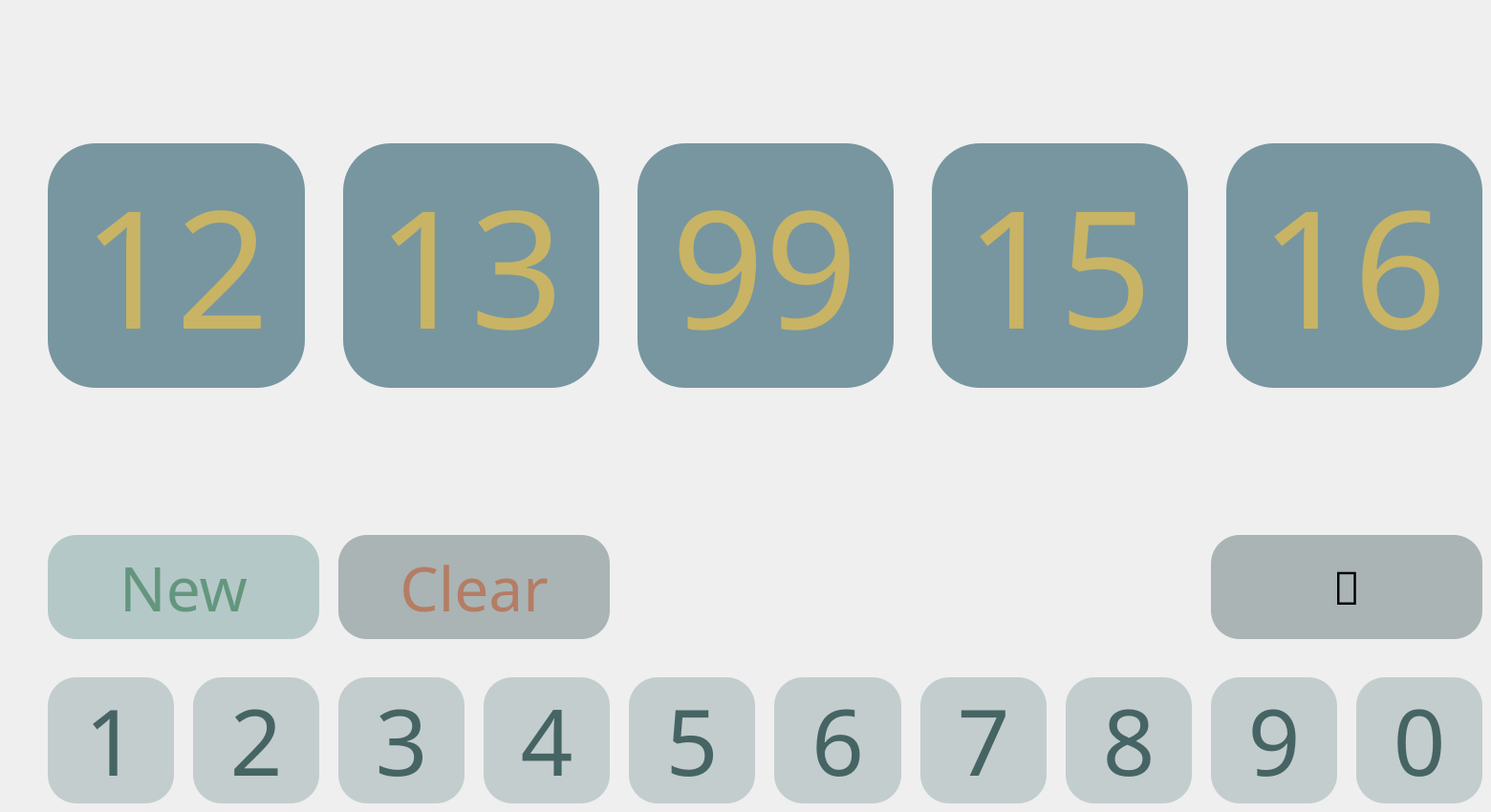
      <widget class="QWidget" name="numb1">
       <widget class="QWidget" name="horizontalLayoutWidget_3">
        <property name="geometry">
         <rect>
          <x>50</x>
          <y>150</y>
          <width>1501</width>
          <height>256</height>
         </rect>
        </property>
        <layout class="QHBoxLayout" name="numb1_quiz">
         <property name="spacing">
          <number>40</number>
         </property>
         <item>
          <widget class="QLineEdit" name="numb1_0">
           <property name="sizePolicy">
            <sizepolicy hsizetype="Expanding" vsizetype="Expanding">
             <horstretch>0</horstretch>
             <verstretch>0</verstretch>
            </sizepolicy>
           </property>
           <property name="font">
            <font>
             <family>Forte</family>
             <pointsize>128</pointsize>
            </font>
           </property>
           <property name="styleSheet">
            <string notr="true">border:none;
background-color:rgb(120, 150, 160);
border-radius:50px;
color: rgb(200, 180, 100);</string>
           </property>
           <property name="text">
            <string>12</string>
           </property>
           <property name="alignment">
            <set>Qt::AlignCenter</set>
           </property>
           <property name="readOnly">
            <bool>true</bool>
           </property>
          </widget>
         </item>
         <item>
          <widget class="QLineEdit" name="numb1_1">
           <property name="sizePolicy">
            <sizepolicy hsizetype="Expanding" vsizetype="Expanding">
             <horstretch>0</horstretch>
             <verstretch>0</verstretch>
            </sizepolicy>
           </property>
           <property name="font">
            <font>
             <family>Forte</family>
             <pointsize>128</pointsize>
            </font>
           </property>
           <property name="styleSheet">
            <string notr="true">border:none;
background-color:rgb(120, 150, 160);
border-radius:50px;
color: rgb(200, 180, 100);</string>
           </property>
           <property name="text">
            <string>13</string>
           </property>
           <property name="alignment">
            <set>Qt::AlignCenter</set>
           </property>
           <property name="readOnly">
            <bool>true</bool>
           </property>
          </widget>
         </item>
         <item>
          <widget class="QLineEdit" name="numb1_2">
           <property name="sizePolicy">
            <sizepolicy hsizetype="Expanding" vsizetype="Expanding">
             <horstretch>0</horstretch>
             <verstretch>0</verstretch>
            </sizepolicy>
           </property>
           <property name="font">
            <font>
             <family>Forte</family>
             <pointsize>128</pointsize>
            </font>
           </property>
           <property name="styleSheet">
            <string notr="true">border:none;
background-color:rgb(120, 150, 160);
border-radius:50px;
color: rgb(200, 180, 100);</string>
           </property>
           <property name="text">
            <string>99</string>
           </property>
           <property name="alignment">
            <set>Qt::AlignCenter</set>
           </property>
           <property name="readOnly">
            <bool>true</bool>
           </property>
          </widget>
         </item>
         <item>
          <widget class="QLineEdit" name="numb1_3">
           <property name="sizePolicy">
            <sizepolicy hsizetype="Expanding" vsizetype="Expanding">
             <horstretch>0</horstretch>
             <verstretch>0</verstretch>
            </sizepolicy>
           </property>
           <property name="font">
            <font>
             <family>Forte</family>
             <pointsize>128</pointsize>
            </font>
           </property>
           <property name="styleSheet">
            <string notr="true">border:none;
background-color:rgb(120, 150, 160);
border-radius:50px;
color: rgb(200, 180, 100);</string>
           </property>
           <property name="text">
            <string>15</string>
           </property>
           <property name="alignment">
            <set>Qt::AlignCenter</set>
           </property>
           <property name="readOnly">
            <bool>true</bool>
           </property>
          </widget>
         </item>
         <item>
          <widget class="QLineEdit" name="numb1_4">
           <property name="sizePolicy">
            <sizepolicy hsizetype="Expanding" vsizetype="Expanding">
             <horstretch>0</horstretch>
             <verstretch>0</verstretch>
            </sizepolicy>
           </property>
           <property name="font">
            <font>
             <family>Forte</family>
             <pointsize>128</pointsize>
            </font>
           </property>
           <property name="styleSheet">
            <string notr="true">border:none;
background-color:rgb(120, 150, 160);
border-radius:50px;
color: rgb(200, 180, 100);</string>
           </property>
           <property name="text">
            <string>16</string>
           </property>
           <property name="alignment">
            <set>Qt::AlignCenter</set>
           </property>
           <property name="readOnly">
            <bool>true</bool>
           </property>
          </widget>
         </item>
        </layout>
       </widget>
       <widget class="QWidget" name="gridLayoutWidget">
        <property name="geometry">
         <rect>
          <x>50</x>
          <y>560</y>
          <width>1501</width>
          <height>281</height>
         </rect>
        </property>
        <layout class="QGridLayout" name="numb1_keys">
         <property name="horizontalSpacing">
          <number>20</number>
         </property>
         <property name="verticalSpacing">
          <number>40</number>
         </property>
         <item row="1" column="2">
          <widget class="QPushButton" name="n1_3_btn">
           <property name="sizePolicy">
            <sizepolicy hsizetype="Expanding" vsizetype="Expanding">
             <horstretch>0</horstretch>
             <verstretch>0</verstretch>
            </sizepolicy>
           </property>
           <property name="font">
            <font>
             <family>HS봄바람체 3.0 Regular</family>
             <pointsize>72</pointsize>
            </font>
           </property>
           <property name="styleSheet">
            <string notr="true">background-color: rgb(195, 205, 205);
border:none;
border-radius:30px;
color:rgb(70, 100, 100);</string>
           </property>
           <property name="text">
            <string>3</string>
           </property>
          </widget>
         </item>
         <item row="1" column="6">
          <widget class="QPushButton" name="n1_7_btn">
           <property name="sizePolicy">
            <sizepolicy hsizetype="Expanding" vsizetype="Expanding">
             <horstretch>0</horstretch>
             <verstretch>0</verstretch>
            </sizepolicy>
           </property>
           <property name="font">
            <font>
             <family>HS봄바람체 3.0 Regular</family>
             <pointsize>72</pointsize>
            </font>
           </property>
           <property name="styleSheet">
            <string notr="true">background-color: rgb(195, 205, 205);
border:none;
border-radius:30px;
color:rgb(70, 100, 100);</string>
           </property>
           <property name="text">
            <string>7</string>
           </property>
          </widget>
         </item>
         <item row="1" column="3">
          <widget class="QPushButton" name="n1_4_btn">
           <property name="sizePolicy">
            <sizepolicy hsizetype="Expanding" vsizetype="Expanding">
             <horstretch>0</horstretch>
             <verstretch>0</verstretch>
            </sizepolicy>
           </property>
           <property name="font">
            <font>
             <family>HS봄바람체 3.0 Regular</family>
             <pointsize>72</pointsize>
            </font>
           </property>
           <property name="styleSheet">
            <string notr="true">background-color: rgb(195, 205, 205);
border:none;
border-radius:30px;
color:rgb(70, 100, 100);</string>
           </property>
           <property name="text">
            <string>4</string>
           </property>
          </widget>
         </item>
         <item row="1" column="0">
          <widget class="QPushButton" name="n1_1_btn">
           <property name="sizePolicy">
            <sizepolicy hsizetype="Expanding" vsizetype="Expanding">
             <horstretch>0</horstretch>
             <verstretch>0</verstretch>
            </sizepolicy>
           </property>
           <property name="font">
            <font>
             <family>HS봄바람체 3.0 Regular</family>
             <pointsize>72</pointsize>
            </font>
           </property>
           <property name="styleSheet">
            <string notr="true">background-color: rgb(195, 205, 205);
border:none;
border-radius:30px;
color:rgb(70, 100, 100);</string>
           </property>
           <property name="text">
            <string>1</string>
           </property>
          </widget>
         </item>
         <item row="1" column="5">
          <widget class="QPushButton" name="n1_6_btn">
           <property name="sizePolicy">
            <sizepolicy hsizetype="Expanding" vsizetype="Expanding">
             <horstretch>0</horstretch>
             <verstretch>0</verstretch>
            </sizepolicy>
           </property>
           <property name="font">
            <font>
             <family>HS봄바람체 3.0 Regular</family>
             <pointsize>72</pointsize>
            </font>
           </property>
           <property name="styleSheet">
            <string notr="true">background-color: rgb(195, 205, 205);
border:none;
border-radius:30px;
color:rgb(70, 100, 100);</string>
           </property>
           <property name="text">
            <string>6</string>
           </property>
          </widget>
         </item>
         <item row="1" column="8">
          <widget class="QPushButton" name="n1_9_btn">
           <property name="sizePolicy">
            <sizepolicy hsizetype="Expanding" vsizetype="Expanding">
             <horstretch>0</horstretch>
             <verstretch>0</verstretch>
            </sizepolicy>
           </property>
           <property name="font">
            <font>
             <family>HS봄바람체 3.0 Regular</family>
             <pointsize>72</pointsize>
            </font>
           </property>
           <property name="styleSheet">
            <string notr="true">background-color: rgb(195, 205, 205);
border:none;
border-radius:30px;
color:rgb(70, 100, 100);</string>
           </property>
           <property name="text">
            <string>9</string>
           </property>
          </widget>
         </item>
         <item row="1" column="1">
          <widget class="QPushButton" name="n1_2_btn">
           <property name="sizePolicy">
            <sizepolicy hsizetype="Expanding" vsizetype="Expanding">
             <horstretch>0</horstretch>
             <verstretch>0</verstretch>
            </sizepolicy>
           </property>
           <property name="font">
            <font>
             <family>HS봄바람체 3.0 Regular</family>
             <pointsize>72</pointsize>
            </font>
           </property>
           <property name="styleSheet">
            <string notr="true">background-color: rgb(195, 205, 205);
border:none;
border-radius:30px;
color:rgb(70, 100, 100);</string>
           </property>
           <property name="text">
            <string>2</string>
           </property>
          </widget>
         </item>
         <item row="1" column="4">
          <widget class="QPushButton" name="n1_5_btn">
           <property name="sizePolicy">
            <sizepolicy hsizetype="Expanding" vsizetype="Expanding">
             <horstretch>0</horstretch>
             <verstretch>0</verstretch>
            </sizepolicy>
           </property>
           <property name="font">
            <font>
             <family>HS봄바람체 3.0 Regular</family>
             <pointsize>72</pointsize>
            </font>
           </property>
           <property name="styleSheet">
            <string notr="true">background-color: rgb(195, 205, 205);
border:none;
border-radius:30px;
color:rgb(70, 100, 100);</string>
           </property>
           <property name="text">
            <string>5</string>
           </property>
          </widget>
         </item>
         <item row="1" column="7">
          <widget class="QPushButton" name="n1_8_btn">
           <property name="sizePolicy">
            <sizepolicy hsizetype="Expanding" vsizetype="Expanding">
             <horstretch>0</horstretch>
             <verstretch>0</verstretch>
            </sizepolicy>
           </property>
           <property name="font">
            <font>
             <family>HS봄바람체 3.0 Regular</family>
             <pointsize>72</pointsize>
            </font>
           </property>
           <property name="styleSheet">
            <string notr="true">background-color: rgb(195, 205, 205);
border:none;
border-radius:30px;
color:rgb(70, 100, 100);</string>
           </property>
           <property name="text">
            <string>8</string>
           </property>
          </widget>
         </item>
         <item row="1" column="9">
          <widget class="QPushButton" name="n1_0_btn">
           <property name="sizePolicy">
            <sizepolicy hsizetype="Expanding" vsizetype="Expanding">
             <horstretch>0</horstretch>
             <verstretch>0</verstretch>
            </sizepolicy>
           </property>
           <property name="font">
            <font>
             <family>HS봄바람체 3.0 Regular</family>
             <pointsize>72</pointsize>
            </font>
           </property>
           <property name="styleSheet">
            <string notr="true">background-color: rgb(195, 205, 205);
border:none;
border-radius:30px;
color:rgb(70, 100, 100);</string>
           </property>
           <property name="text">
            <string>0</string>
           </property>
          </widget>
         </item>
         <item row="0" column="8" colspan="2">
          <widget class="QPushButton" name="n1_bs_btn">
           <property name="sizePolicy">
            <sizepolicy hsizetype="Expanding" vsizetype="Expanding">
             <horstretch>0</horstretch>
             <verstretch>0</verstretch>
            </sizepolicy>
           </property>
           <property name="font">
            <font>
             <family>Symbols NFM</family>
             <pointsize>36</pointsize>
            </font>
           </property>
           <property name="styleSheet">
            <string notr="true">background-color: rgb(170, 180, 180);
border:none;
border-radius:30px;</string>
           </property>
           <property name="text">
            <string></string>
           </property>
          </widget>
         </item>
         <item row="0" column="2" colspan="2">
          <widget class="QPushButton" name="n1_clr_btn">
           <property name="sizePolicy">
            <sizepolicy hsizetype="Expanding" vsizetype="Expanding">
             <horstretch>0</horstretch>
             <verstretch>0</verstretch>
            </sizepolicy>
           </property>
           <property name="font">
            <font>
             <family>가나초콜릿</family>
             <pointsize>48</pointsize>
            </font>
           </property>
           <property name="styleSheet">
            <string notr="true">background-color: rgb(170, 180, 180);
border:none;
border-radius:30px;
color: rgb(180, 125, 100);</string>
           </property>
           <property name="text">
            <string>Clear</string>
           </property>
          </widget>
         </item>
         <item row="0" column="0" colspan="2">
          <widget class="QPushButton" name="n1_new_btn">
           <property name="sizePolicy">
            <sizepolicy hsizetype="Expanding" vsizetype="Expanding">
             <horstretch>0</horstretch>
             <verstretch>0</verstretch>
            </sizepolicy>
           </property>
           <property name="font">
            <font>
             <family>가나초콜릿</family>
             <pointsize>48</pointsize>
            </font>
           </property>
           <property name="styleSheet">
            <string notr="true">background-color: rgb(180, 200, 200);
border:none;
border-radius:30px;
color: rgb(100, 150, 125);</string>
           </property>
           <property name="text">
            <string>New</string>
           </property>
          </widget>
         </item>
        </layout>
       </widget>
      </widget>
